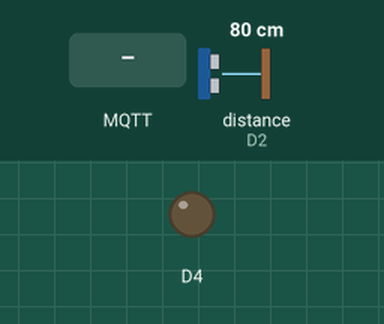
Simulated run of this sketch. Board: ESP8266 (Wemos D1 mini). Shown: output pins drawn as LEDs (lit = HIGH). Wiring (inferred from the names in the program): ultrasonic range finder: trigger D3; echo D2. The inputs (shaded band) are chosen by the test bench; at power-on: distance to the obstacle (sensor on D2) 80 cm. The echo pulse lasts 58.3 µs per cm; WiFi joins after 1.5 s; servers stay silent unless stated; random numbers use the default seed unless the sketch sets one; no MQTT or app messages arrive unless stated; pins used as bus, display or sensor lines are not drawn; what the sketch prints to the serial monitor is not drawn.

Above: at 2.7 s.
2.8 s: MQTT message "1" arrives on the first subscribed topic
At 4.0 s:
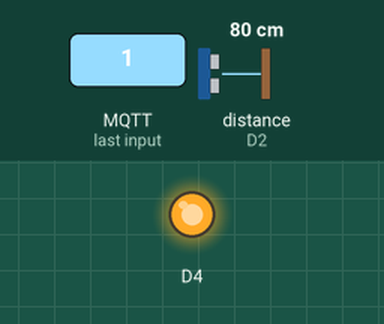
4.3 s: MQTT message "0" arrives on the first subscribed topic
At 4.7 s:
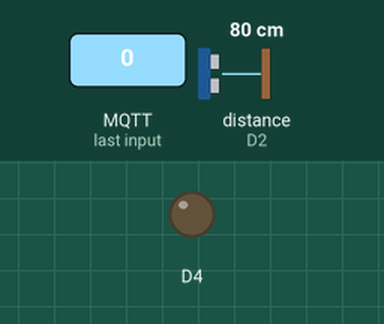
5.8 s: MQTT message "2" arrives on the first subscribed topic
At 6.2 s:
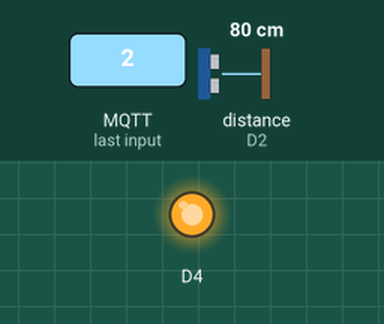
Timing chart, 0 to 8.8 s (numbered marks = the images above; inputs shaded):
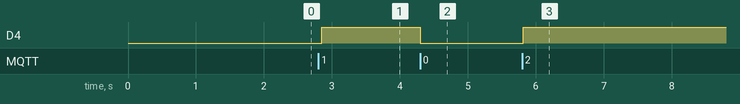

The sketch:

level_wemos.ino
```cpp
#include <ESP8266WiFi.h>
#include <PubSubClient.h>

const char* ssid = "TP-JAVI";
const char* password = "xavier1234";
const char* mqtt_server = "192.168.0.250";
const char* TOPIC = "Tanque1/canal/level/sensor1";
WiFiClient espClient;
PubSubClient client(espClient);
//messages
#define MSG_BUFFER_SIZE (50)
char msg[MSG_BUFFER_SIZE];

//app
#define echoPin D2  // attach pin D2 Arduino to pin Echo of HC-SR04
#define trigPin D3  //attach pin D3 Arduino to pin Trig of HC-SR04

// defines variables
long duration;  // variable for the duration of sound wave travel
float distance;   // variable for the distance measurement


//app functions
void reconnect();
void setup_wifi();
void callback(char* topic, byte* payload, unsigned int length);

void setup() {
  pinMode(BUILTIN_LED, OUTPUT);  // Initialize the BUILTIN_LED pin as an output
  pinMode(trigPin, OUTPUT);      // Sets the trigPin as an OUTPUT
  pinMode(echoPin, INPUT);       // Sets the echoPin as an INPUT
  Serial.begin(115200);
  //Serial display
  Serial.println("Level sensor");

  setup_wifi();
  client.setServer(mqtt_server, 1883);
  client.setCallback(callback);
}

void loop() {
  if (!client.connected()) {
    reconnect();
  }
  client.loop();
  // Clears the trigPin condition
  digitalWrite(trigPin, LOW);
  delayMicroseconds(2);
  // Sets the trigPin HIGH (ACTIVE) for 10 microseconds
  digitalWrite(trigPin, HIGH);
  delayMicroseconds(10);
  digitalWrite(trigPin, LOW);
  // Reads the echoPin, returns the sound wave travel time in microseconds
  duration = pulseIn(echoPin, HIGH);
  // Calculating the distance
  distance = duration * 0.034 / 2; // Speed of sound wave divided by 2 (go and back)
  delay(50);
  Serial.print("Distance: ");
  Serial.print(distance);
  Serial.println(" cm");
  snprintf(msg, MSG_BUFFER_SIZE, "%.2f", distance);
  client.publish(TOPIC, msg);

}


void setup_wifi() {

  delay(10);
  // We start by connecting to a WiFi network
  Serial.println();
  Serial.print("Connecting to ");
  Serial.println(ssid);

  WiFi.mode(WIFI_STA);
  WiFi.begin(ssid, password);

  while (WiFi.status() != WL_CONNECTED) {
    delay(500);
    Serial.print(".");
  }

  randomSeed(micros());

  Serial.println("");
  Serial.println("WiFi connected");
  Serial.println("IP address: ");
  Serial.println(WiFi.localIP());
}

void callback(char* topic, byte* payload, unsigned int length) {

  if (strcmp(TOPIC, topic) == 0) {
    digitalWrite(BUILTIN_LED, !digitalRead(BUILTIN_LED));
  }
}

void reconnect() {
  // Loop until we're reconnected
  while (!client.connected()) {
    Serial.print("Attempting MQTT connection...");
    // Create a random client ID
    String clientId = "ESP8266Client-";
    clientId += String(random(0xffff), HEX);
    // Attempt to connect
    if (client.connect(clientId.c_str())) {
      Serial.println("connected");
      // Once connected, publish an announcement...
      client.publish(TOPIC, "Water Level Sensor");
      // ... and resubscribe
      client.subscribe(TOPIC);
    } else {
      Serial.print("failed, rc=");
      Serial.print(client.state());
      Serial.println(" try again in 5 seconds");
      // Wait 5 seconds before retrying
      delay(5000);
    }
  }
}
```

Measured:
- after the input at 2.8 s, D4: LOW → HIGH after 0.05 s
- after the input at 4.3 s, D4: HIGH → LOW at once
- after the input at 5.8 s, D4: LOW → HIGH at once
